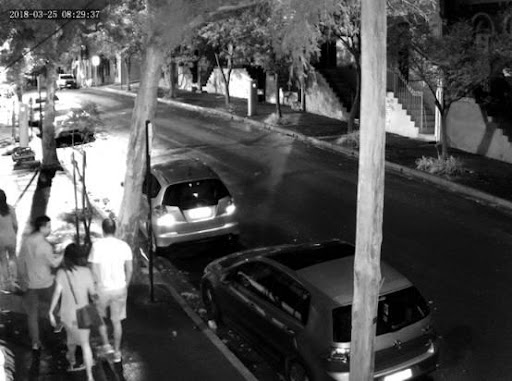
#> input picture Exercise_02/Q02/2.jpg, 512 x 381 px
$ python main.py
#> lines starting #> are read from the running program, lines starting #| are printed output that depends on the picture
### Exercise_02/Q02/utils.py
from loguru import logger

logger.add("debug.log", rotation="100 MB", colorize=True, format="<green>{time}</green> <level>{message}</level>")


class Mapper:
    def __init__(self, r1, s1, r2, s2):
        self.s1 = s1
        self.s2 = s2
        self.r1 = r1
        self.r2 = r2

    def formula(self, r1, s1, r2, s2, x):
        y= ((s2 - s1) * x + (-s2 * r1) + (s1 * r2)) / (r2 - r1)
        # logger.debug(f"input: {x} output: {y} @ (r1,s1)=({r1},{s1});(r2,s2)=({r2},{s2})")
        return y

    def transform(self, x):
        if 0 <= x < self.r1:
            return self.formula(0, 0, self.r1, self.s1, x)
        elif self.r1 <= x < self.r2:
            return self.formula(self.r1, self.s1, self.r2, self.s2, x)
        elif self.r2 <= x <= 255:
            return self.formula(self.r2, self.s2, 255, 255,x)
        else:
            raise Exception("x not in range")

### Exercise_02/Q02/main.py
import cv2
import numpy as np
import copy
from matplotlib import pyplot as plt
from utils import Mapper

# Read the image
img = cv2.imread("2.jpg", cv2.IMREAD_GRAYSCALE)
#> img is the input picture: shape (381, 512); min 0, max 255, mean 81.3

# blank image
stretched_img = np.zeros((img.shape[0], img.shape[1]), dtype="uint8")

img_min = np.min(img)
#> img_min = 0
img_max = np.max(img)
#> img_max = 255
cols = img.shape[0]
#> cols = 381
rows = img.shape[1]
#> rows = 512

mapper = Mapper(40, 80, 250, 235)

for i in range(cols):
    for j in range(rows):
        stretched_img[i, j] = mapper.transform(img[i, j])
#> this loop made 381 passes
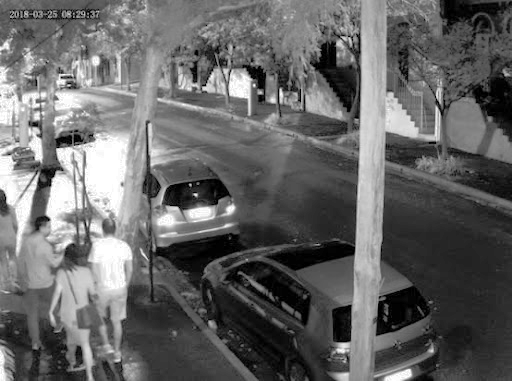
#> stretched_img: shape (381, 512); min 0, max 255, mean 101.1


# [4 lines of commented-out code are left out]


res = np.hstack((img, stretched_img))
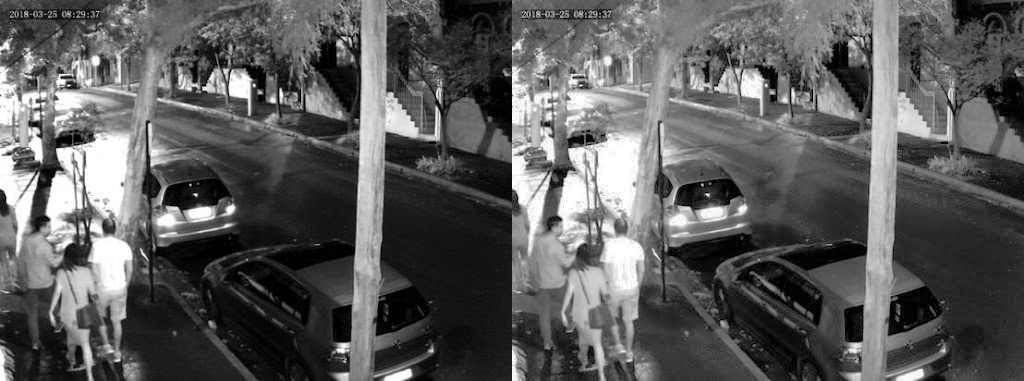
#> res: shape (381, 1024); min 0, max 255, mean 91.2
cv2.imshow("result", res)
cv2.imwrite("result.jpg", res)
cv2.waitKey(0)

$ run again, with Exercise_02/Q02/1.png saved as Exercise_02/Q02/2.jpg
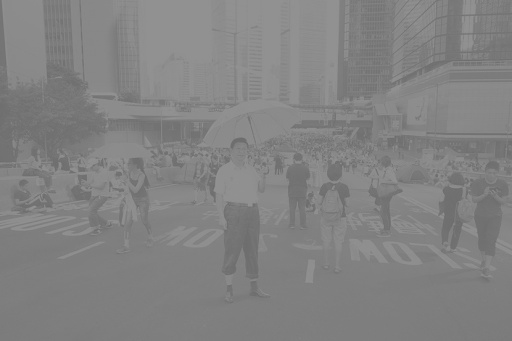
#> input picture Exercise_02/Q02/1.png, 512 x 341 px
#> img is the input picture: shape (341, 512); min 105, max 150, mean 130.1
#> img_min = 105
#> img_max = 150
#> the loop `for i in range(cols):` made 341 passes
#> `res = np.hstack((img, stretched_img))`:
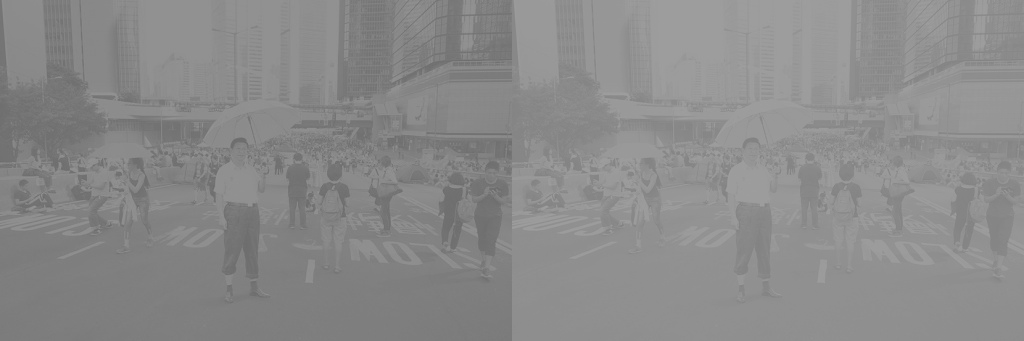
#> res: shape (341, 1024); min 105, max 161, mean 138
